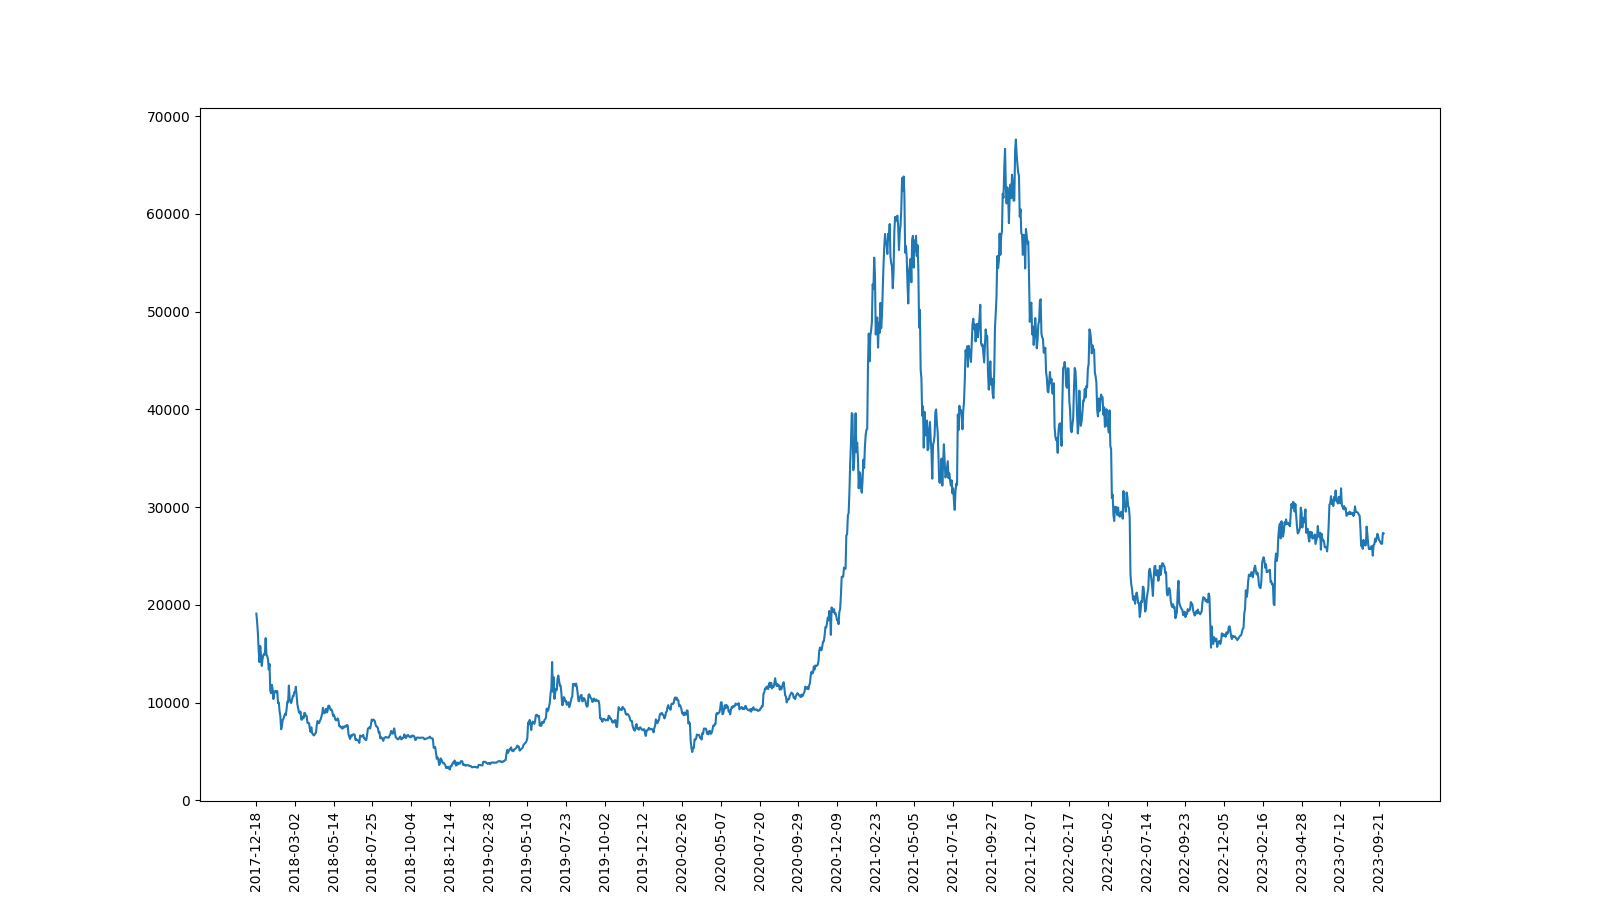

The script that saved this image:
import pandas as pd
import matplotlib.pyplot as plt
import numpy as np

fig = plt.figure(figsize=(16,9))
ax = fig.add_subplot()

df =  pd.read_csv('BTC_data.csv')
df.time = df.time.str[:10]
time = list(df['time'])
price = list(df['close'])
time_50 = []
for i in range(len(time)):
    if i % 50 == 0:
        time_50.append(time[i])
ax.plot(time, price)
ax.set_xticks(time_50)
plt.xticks(rotation = 90)
plt.savefig('5.png')

